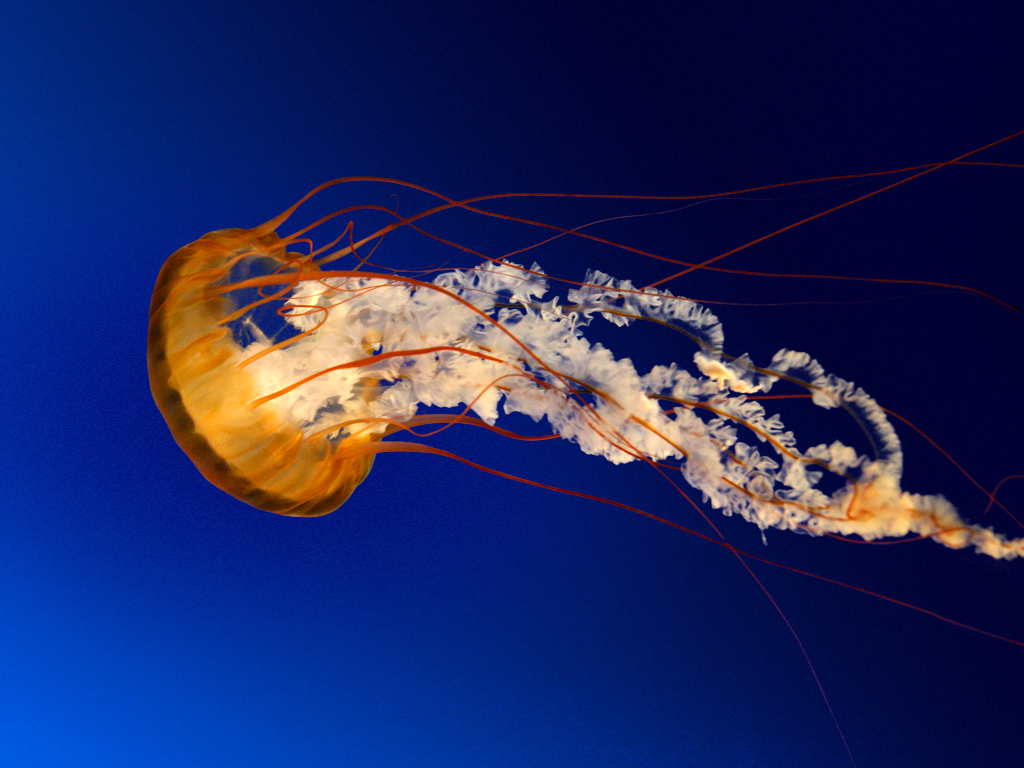
#> input picture 语音识别&图像处理/Img&Son_Unstanding human behaviour technology/Notebooks/notebook_image&segmentation/Meduse.jpg, 1024 x 768 px
$ jupyter execute ImagePreprocessing.ipynb   (shell and % lines are left out)
#> lines starting #> are read from the running program, lines starting #| are printed output that depends on the picture; after the words box and inside, x2 and y2 are one past the last pixel; in counts of white or black regions, pixels touching at a corner belong together; long printed decimals are rounded
# <span style="padding: 0.4em 0.5em; color: #494949; background: #f4f4f4; border-left: solid 5px #7db4e6; border-bottom: solid 3px #d7d7d7;">1.4 RGB Coding</span>

[cell 1]
import cv2 # install opencv-python
# Read the image
img = cv2.imread("Meduse.jpg")
#> img is the input picture: shape (768, 1024, 3); mean B, G, R 97.4, 39.8, 31

# Convert into grey-level
# Grey-scale transformation is the function that takes as input a grey-scale value of a pixel of an image
# and gives as ouput a new grey-scale value for that pixel.
img_gray = cv2.cvtColor(img, cv2.COLOR_BGR2GRAY)
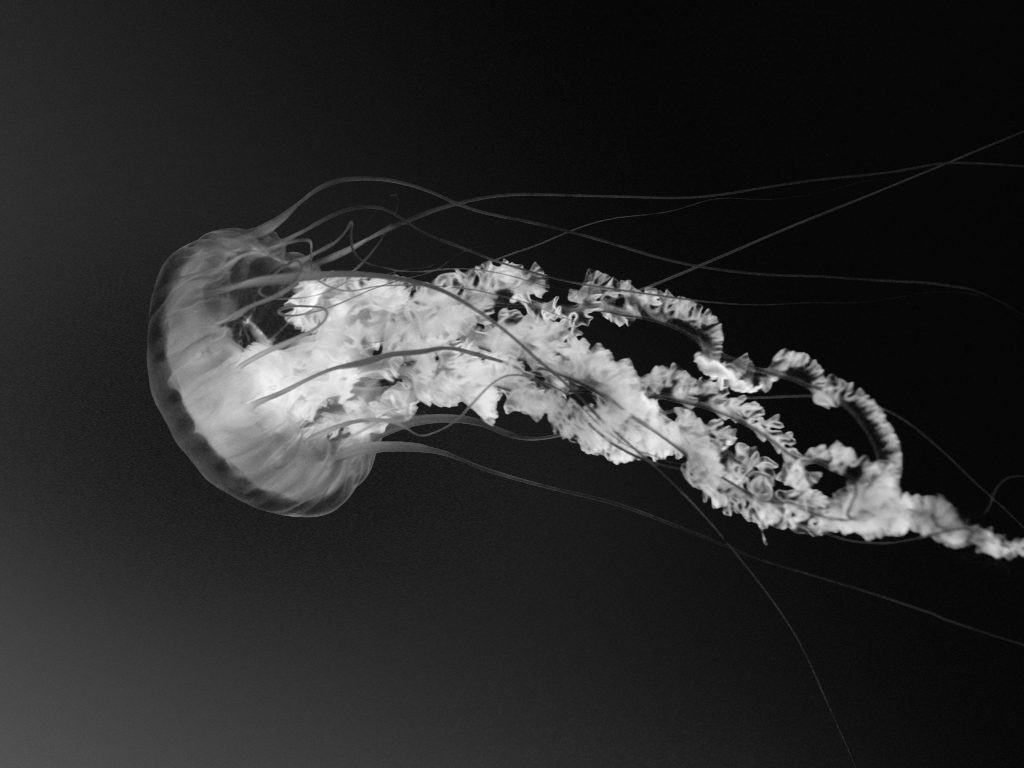
#> img_gray: shape (768, 1024); min 1, max 251, mean 43.7

# cv2.imshow('img_gray', img)
# cv2.waitKey(0)
# cv2.destroyAllWindows()

# Display some pixels
print(img[200,400])
#| [88 19  0]
print(img_gray[200,400])
#| 21
print(img[400,200])
#| [ 29 143 206]
print(img_gray[400,200])
#| 149

# <span style="padding: 0.4em 0.5em; color: #494949; background: #f4f4f4; border-left: solid 5px #7db4e6; border-bottom: solid 3px #d7d7d7;">2.3 Histogram equalization - Example</span>

[cell 2]
import cv2
import numpy as np
from matplotlib import pyplot as plt
from copy import deepcopy

img = cv2.imread('Meduse_degrade.jpg',cv2.IMREAD_GRAYSCALE)
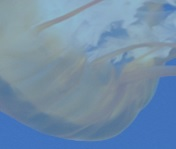
#> input picture 语音识别&图像处理/Img&Son_Unstanding human behaviour technology/Notebooks/notebook_image&segmentation/Meduse_degrade.jpg, 176 x 149 px
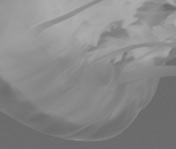
#> img: shape (149, 176); min 103, max 174, mean 136
#-----------------------------
# Print min and max pixel values of the image
print('Min and max values of the grey-scale image:')
print(np.min(img))
#| 103
print(np.max(img))
#| 174

#-----------------------------
# Histogram of the image
plt.subplot(121),plt.imshow(img, cmap = 'gray')
plt.title('Original Image'), plt.xticks([]), plt.yticks([])
plt.subplot(122),plt.hist(img.ravel(), bins=256)
plt.title('Histogram'), plt.xticks([]), plt.yticks([])
plt.show()
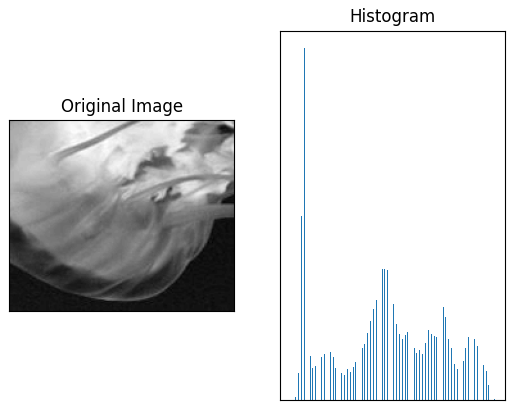
#> figure drawn by matplotlib, 2 panels

# <span style="padding: 0.4em 0.5em; color: #494949; background: #f4f4f4; border-left: solid 5px #7db4e6; border-bottom: solid 3px #d7d7d7;">2.3 Histogram equalization - Solution</span>

[cell 3]
import cv2
import numpy as np
from matplotlib import pyplot as plt
from copy import deepcopy

img = cv2.imread('Meduse_degrade.jpg',cv2.IMREAD_GRAYSCALE)
#-----------------------------
# Print min and max pixel values of the image
print('Min and max values of the grey-scale image:')
print(np.min(img))
#| 103
print(np.max(img))
#| 174

#-----------------------------
# Image histogram
plt.subplot(421),plt.imshow(img, cmap = 'gray')
plt.title('Original Image'), plt.xticks([]), plt.yticks([])
plt.subplot(422),plt.hist(img.ravel(), bins=256)
plt.title('Histogram'), plt.xticks([]), plt.yticks([])

#-----------------------------
# Real image histogram (not automatically modified by matplotlib when plotting)
img2 = deepcopy(img); #.copy();
img2[0,0]=0 # premier pixel noir
#> img2: shape (149, 176); under 0.01% of pixels changed, all inside (x1, y1, x2, y2) = (0, 0, 1, 1)
img2[0,1]=255 # second pixel blanc
#> img2: shape (149, 176); min 0, max 255, mean 136
plt.subplot(423),plt.imshow(img2, cmap = 'gray')
plt.title('Original Image'), plt.xticks([]), plt.yticks([])
plt.subplot(424),plt.hist(img2.ravel(),256);
plt.title('Histogram'), plt.xticks([]), plt.yticks([])

#-----------------------------
# Min-Max
img_minmax = deepcopy(img);
val_min = np.min(img)
#> val_min = 103
val_max = np.max(img)
#> val_max = 174
coef = 1.0*255/(val_max-val_min);
#> coef = 3.59
img_minmax = (img_minmax-val_min)*coef;
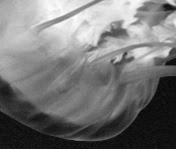
#> img_minmax: shape (149, 176) float64; min 0, max 255, mean 118.7
img_minmax[0,0]=0
img_minmax[0,1]=255
#> img_minmax: shape (149, 176) float64; min 0, max 255, mean 118.7
plt.subplot(425),plt.imshow(img_minmax, cmap = 'gray')
plt.title('Min-Max'), plt.xticks([]), plt.yticks([])
plt.subplot(426),plt.hist(img_minmax.ravel(),256);
plt.title('Histogram'), plt.xticks([]), plt.yticks([])

#-----------------------------
# Histogram equalization
hist,bins = np.histogram(img.flatten(),256,[0,256])
#> hist = 256 values, max 2084 at index 108, min 0 at index 0, mean 102.4; bins = 257 values from 0 to 256
cdf = hist.cumsum() # compute cumulative histogram
#> cdf = 256 values from 0 to 26224
cdf = (cdf)*255/(cdf.max()) # normalization betweeen 0 and 255
#> cdf = 256 values from 0 to 255
img_egalisee = cdf[img] # replace the values in the image
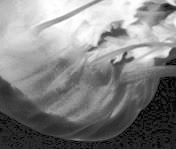
#> img_egalisee: shape (149, 176) float64; min 0.00972, max 255, mean 130.4

print('Min and max values of the equalized image')
print(np.min(img_egalisee))
#| 0.009724
print(np.max(img_egalisee))
#| 255.0
img_egalisee[0,0]=0
img_egalisee[0,1]=255
#> img_egalisee: shape (149, 176) float64; min 0, max 255, mean 130.4

plt.subplot(427),plt.imshow(img_egalisee, cmap = 'gray')
plt.title('Histogram equalization'), plt.xticks([]), plt.yticks([])
plt.subplot(428),plt.hist(img_egalisee.ravel(),256,[0,256]);
plt.title('Histogram'), plt.xticks([]), plt.yticks([])
plt.show()
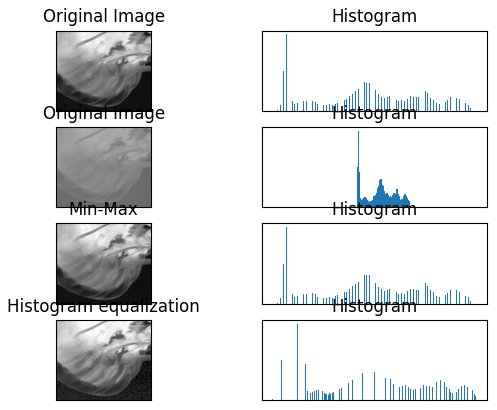
#> figure drawn by matplotlib, 8 panels
cv2.imwrite('..\Data\Meduse_egalisee.jpg', img_egalisee)
cv2.destroyAllWindows()
